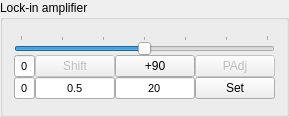
   <widget class="QGroupBox" name="panel_PSD">
    <property name="geometry">
     <rect>
      <x>380</x>
      <y>790</y>
      <width>171</width>
      <height>117</height>
     </rect>
    </property>
    <property name="toolTip">
     <string>Lock-in amplifier panel</string>
    </property>
    <property name="title">
     <string>Lock-in amplifier</string>
    </property>
    <layout class="QVBoxLayout" name="verticalLayout_5">
     <property name="topMargin">
      <number>0</number>
     </property>
     <property name="bottomMargin">
      <number>0</number>
     </property>
     <item>
      <layout class="QGridLayout" name="gridLayout">
       <property name="spacing">
        <number>0</number>
       </property>
       <item row="0" column="0" colspan="3">
        <widget class="QSlider" name="PSD_slider">
         <property name="toolTip">
          <string>adjust PSD phase angle</string>
         </property>
         <property name="minimum">
          <number>-18000</number>
         </property>
         <property name="maximum">
          <number>18000</number>
         </property>
         <property name="singleStep">
          <number>100</number>
         </property>
         <property name="pageStep">
          <number>1000</number>
         </property>
         <property name="orientation">
          <enum>Qt::Horizontal</enum>
         </property>
         <property name="tickPosition">
          <enum>QSlider::TicksAbove</enum>
         </property>
         <property name="tickInterval">
          <number>6000</number>
         </property>
        </widget>
       </item>
       <item row="1" column="0" colspan="2">
        <widget class="QLineEdit" name="Phase_Shift">
         <property name="font">
          <font>
           <pointsize>8</pointsize>
          </font>
         </property>
         <property name="toolTip">
          <string>offline phase shift, in degree</string>
         </property>
         <property name="text">
          <string>0</string>
         </property>
         <property name="alignment">
          <set>Qt::AlignCenter</set>
         </property>
        </widget>
       </item>
       <item row="1" column="2">
        <layout class="QHBoxLayout" name="horizontalLayout_4">
         <property name="spacing">
          <number>0</number>
         </property>
         <item>
          <widget class="QPushButton" name="PhaseShift">
           <property name="enabled">
            <bool>false</bool>
           </property>
           <property name="toolTip">
            <string>adjust phase angle offline</string>
           </property>
           <property name="text">
            <string>Shift</string>
           </property>
          </widget>
         </item>
         <item>
          <widget class="QPushButton" name="PSDadd90">
           <property name="toolTip">
            <string>+90 degree</string>
           </property>
           <property name="text">
            <string>+90</string>
           </property>
          </widget>
         </item>
         <item>
          <widget class="QPushButton" name="AutoPhase">
           <property name="enabled">
            <bool>false</bool>
           </property>
           <property name="toolTip">
            <string>click,change Cap,then click again</string>
           </property>
           <property name="text">
            <string>PAdj</string>
           </property>
           <property name="checkable">
            <bool>true</bool>
           </property>
          </widget>
         </item>
        </layout>
       </item>
       <item row="2" column="0">
        <widget class="QLineEdit" name="PSD_phase">
         <property name="sizePolicy">
          <sizepolicy hsizetype="Expanding" vsizetype="Fixed">
           <horstretch>3</horstretch>
           <verstretch>0</verstretch>
          </sizepolicy>
         </property>
         <property name="font">
          <font>
           <pointsize>8</pointsize>
           <kerning>true</kerning>
          </font>
         </property>
         <property name="toolTip">
          <string>phase, in degree</string>
         </property>
         <property name="autoFillBackground">
          <bool>false</bool>
         </property>
         <property name="text">
          <string>0</string>
         </property>
         <property name="alignment">
          <set>Qt::AlignCenter</set>
         </property>
         <property name="clearButtonEnabled">
          <bool>false</bool>
         </property>
        </widget>
       </item>
       <item row="2" column="1" colspan="2">
        <layout class="QHBoxLayout" name="horizontalLayout_5">
         <property name="spacing">
          <number>0</number>
         </property>
         <item>
          <widget class="QLineEdit" name="PSD_freq">
           <property name="sizePolicy">
            <sizepolicy hsizetype="Expanding" vsizetype="Fixed">
             <horstretch>1</horstretch>
             <verstretch>0</verstretch>
            </sizepolicy>
           </property>
           <property name="font">
            <font>
             <pointsize>8</pointsize>
            </font>
           </property>
           <property name="toolTip">
            <string>frequency, in kHz</string>
           </property>
           <property name="text">
            <string>0.5</string>
           </property>
           <property name="alignment">
            <set>Qt::AlignCenter</set>
           </property>
          </widget>
         </item>
         <item>
          <widget class="QLineEdit" name="PSD_amp">
           <property name="sizePolicy">
            <sizepolicy hsizetype="Expanding" vsizetype="Fixed">
             <horstretch>1</horstretch>
             <verstretch>0</verstretch>
            </sizepolicy>
           </property>
           <property name="font">
            <font>
             <pointsize>8</pointsize>
            </font>
           </property>
           <property name="toolTip">
            <string>pk-pk, will be converted to board output</string>
           </property>
           <property name="text">
            <string>20</string>
           </property>
           <property name="alignment">
            <set>Qt::AlignCenter</set>
           </property>
          </widget>
         </item>
         <item>
          <widget class="QPushButton" name="Set_PSD">
           <property name="sizePolicy">
            <sizepolicy hsizetype="Fixed" vsizetype="Fixed">
             <horstretch>0</horstretch>
             <verstretch>0</verstretch>
            </sizepolicy>
           </property>
           <property name="toolTip">
            <string>set phase or amplitude</string>
           </property>
           <property name="text">
            <string>Set</string>
           </property>
          </widget>
         </item>
        </layout>
       </item>
      </layout>
     </item>
    </layout>
   </widget>
